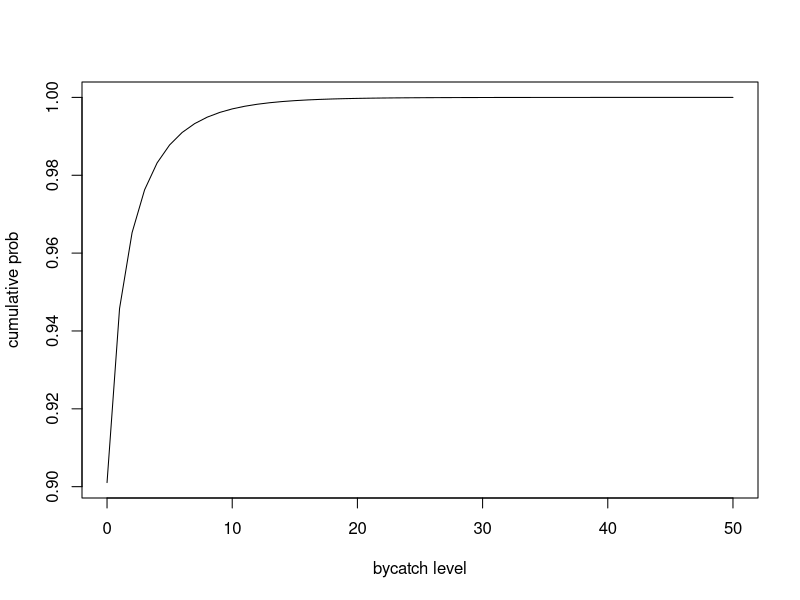

R code for this plot: (Note: this script raises an error after producing the figure.)
## ---- chunk 1
knitr::opts_chunk$set(echo = TRUE)
library(tidyverse)
## ---- chunk 2

byctch<-read.csv("data/table_4_3.csv")%>%
  rename(nTows=frequency,nBrds=bycatch) %>%
  mutate(totBrds=nBrds*nTows) %>%
  #mutate(propTow=(bycatch*frequency/sum(frequency)))
  summarise(m=sum(totBrds)/sum(nTows),
            s=sum(nTows*(nBrds-m)^2)/(sum(nTows)-1))

## calculate mean
m=sum(byctch$totBrds)/sum(byctch$frequency) # weighted means 
#m2=sum(byctch$propTow)/sum(byctch$frequency) # this is waaaay too small

Ntow=5000
Nsim=150
mDat=byctch$m
kDat=(mDat^2)/(byctch$s-mDat)
d=0.25
tq=qt(0.95,Ntow-1) # qt(1-alpha/2,df=N-1

## ---- chunk 3

prC<-function(c,m=mDat,k=kDat){
  p=(gamma(k+c)/(gamma(k)*factorial(c)))*(k/(k+m))^k*(m/(m+k))^c
  return(p)
}

sim1=data.frame(bc=c(0:50),
                probBc=sapply(0:50,function(x) prC(x))) %>%
  #mutate(randUnif=runif(51,0,1))%>% # make this in the loop
  mutate(cuSum=cumsum(probBc)) %>%
  mutate(cuSumLo=c(0,cuSum[1:nrow(.)-1])) ## add lagged column to make the intervals (also could use "lag" function)

plot(sim1$bc,sim1$cuSum,type="l",
     xlab="bycatch level",ylab="cumulative prob")

## ---- chunk 4
simVec<-vector(length=Ntow) # make this a column in a vector below
rn<-runif(n=Ntow,0,1) # run this in the simulation loop below to get a new set of random #s for each simulation
  
for(i in 1:Ntow){
  simVec[i]<-which(rn[i]>sim1$cuSumLo & rn[i]<sim1$cuSum)-1
} #

m1=sum(simVec)/Ntow # or mean(simVec)

s1=sum(sapply(simVec,function(x) x-m1)^2)/(Ntow-1) #or sd(simVec)^2

## ---- chunk 5
simTow<-matrix(data=NA,nrow=Ntow,ncol=Nsim)

mnsVec<-vector(length = Nsim)
varVec<-vector(length = Nsim)
rngVec<-vector(length = Nsim)

for(j in 1:Nsim){
  rn<-runif(n=Ntow,0,1)
  
  for(i in 1:Ntow){
    simTow[i,j]<-which(rn[i]>sim1$cuSumLo & rn[i]<sim1$cuSum)-1
  
  }
  
  mnsVec[j]<-sum(simTow[,j])/Ntow
  varVec[j]<-sum(sapply(simTow[,j],function(x) x-mnsVec[j])^2)/(Ntow-1) 
  #rngVec[j]<-2*sqrt(varVec[j]/Ntow)*tq
  
}
## ---- chunk 6

prSuc<-data.frame(means=mnsVec,
                  vaR=varVec)%>%
  mutate(rngs=2*sqrt(vaR/Ntow)*tq,
         criteria=means*d,
         succ=rngs<criteria)

sum(prSuc$succ)
## ---- chunk 7
ntowVec<-c(0:5000)

simArry<-array(data=NA,dim=c(Ntow,Nsim,length(ntowVec)))

summArry<-matrix(data=NA,nrow=Nsim,ncol=length(ntowVec))

for(k in 1:length(ntowVec)){
  
  for(j in 1:Nsim){
    rn<-runif(n=Ntow,0,1)
  
    for(i in 1:Ntow){
      simTow[i,j]<-which(rn[i]>sim1$cuSumLo & rn[i]<sim1$cuSum)-1
  }
  
  summArry[j,k]<-sum(simTow[,j])/ntowVec[k]
  varVec[j]<-sum(sapply(simTow[,j],function(x) x-mnsVec[j])^2)/(Ntow-1) 
  #rngVec[j]<-2*sqrt(varVec[j]/Ntow)*tq
  
}

prSuc<-data.frame(means=mnsVec,
                  vaR=varVec)%>%
  mutate(rngs=2*sqrt(vaR/Ntow)*tq,
         criteria=means*d,
         succ=rngs<criteria)

sum(prSuc$succ)
}

